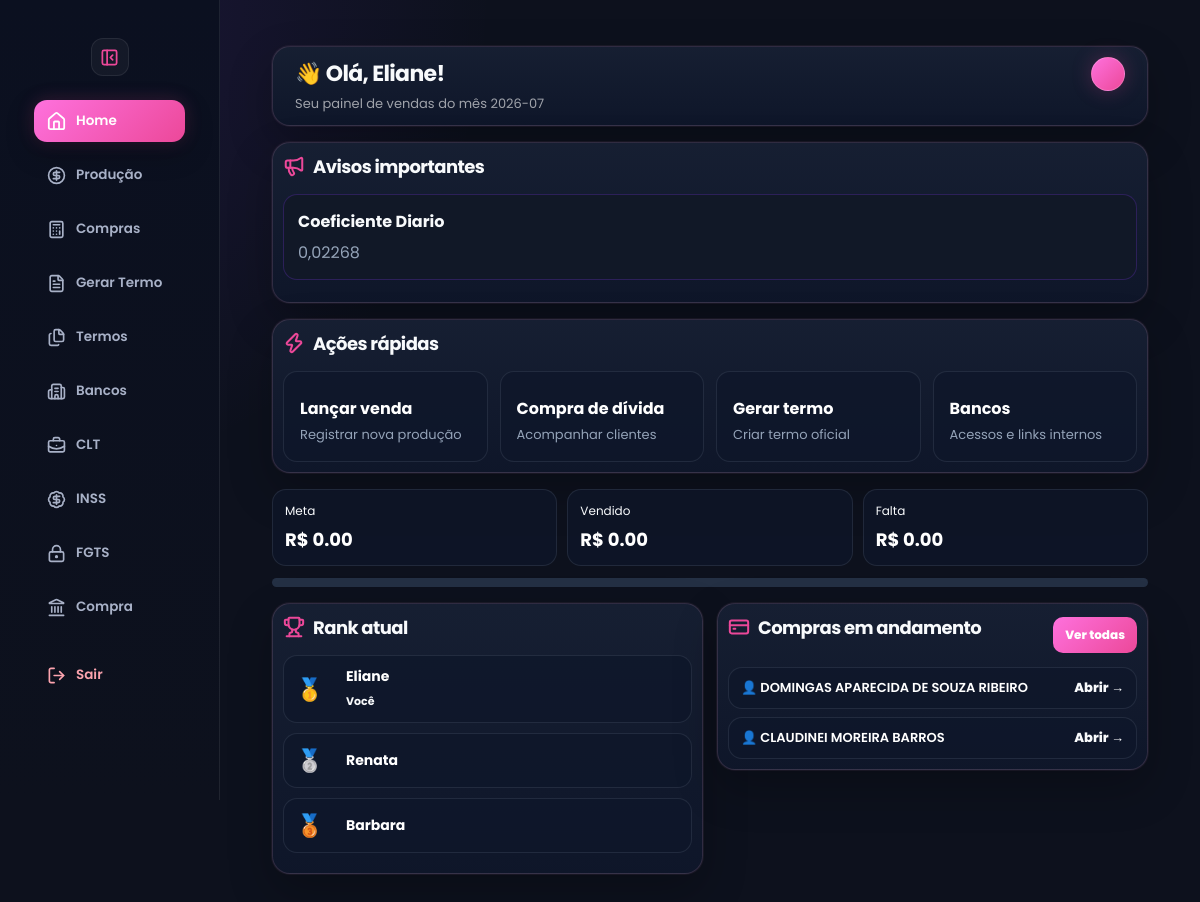
Page /home (signed in) on the earlier database version.
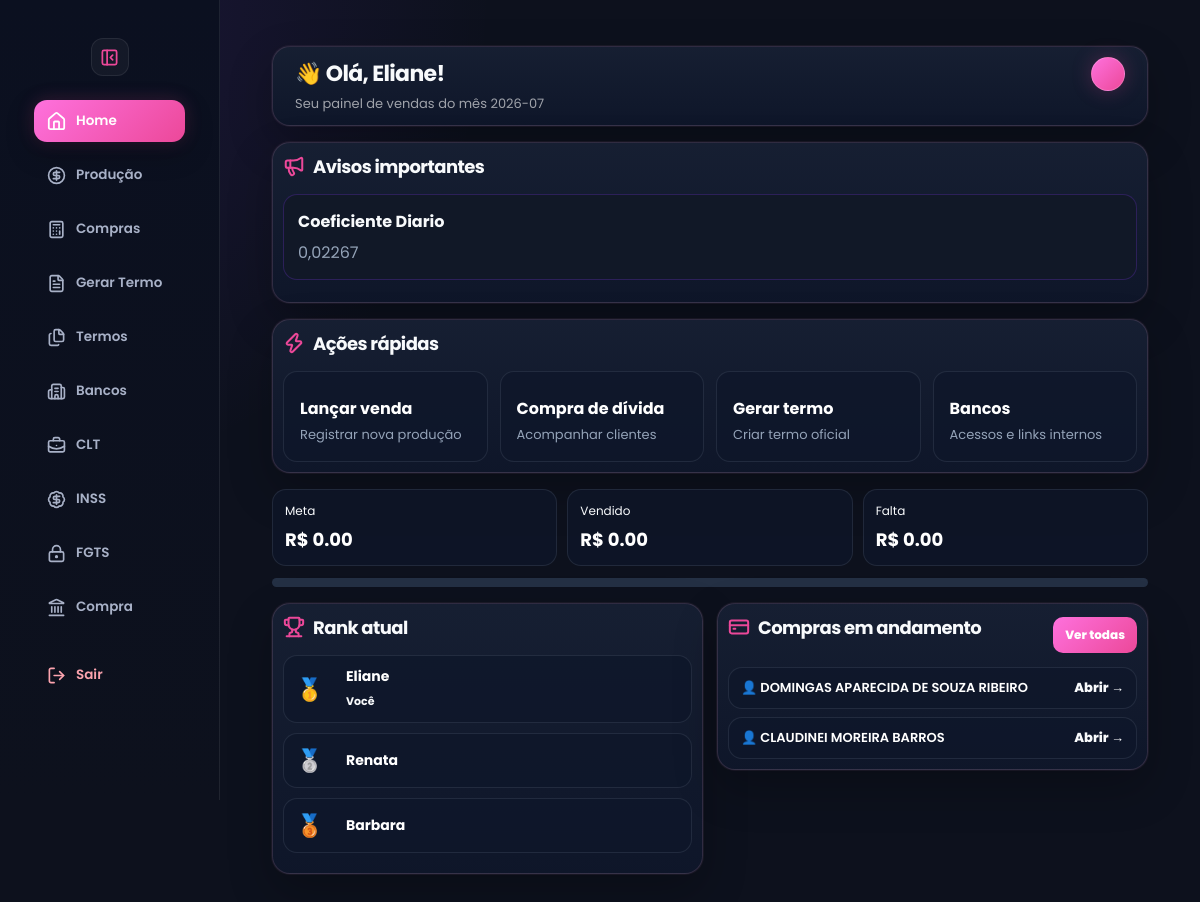
Same page on the later database version.
### tables this page shows
CREATE TABLE avisos (
    id INTEGER PRIMARY KEY AUTOINCREMENT,
    titulo TEXT,
    mensagem TEXT
, criado_em TEXT, categoria TEXT DEFAULT 'informativo');

CREATE TABLE usuarios (
    id INTEGER PRIMARY KEY AUTOINCREMENT,
    usuario TEXT UNIQUE,
    senha TEXT,
    tipo TEXT
, tema TEXT DEFAULT 'rose', cpf TEXT, email TEXT, ativo INTEGER DEFAULT 1, ultimo_login TEXT);

CREATE TABLE clientes_compra (
            id INTEGER PRIMARY KEY AUTOINCREMENT,
            usuario_id INTEGER,
            usuario_nome TEXT,

            nome TEXT NOT NULL,
            cpf TEXT,
            telefone TEXT,

            parcela_nova REAL DEFAULT 0,
            coeficiente REAL DEFAULT 0,
            valor_liberado REAL DEFAULT 0,

            status TEXT DEFAULT 'EM ANDAMENTO',
            data_criacao DATETIME DEFAULT CURRENT_TIMESTAMP
        , rg TEXT, profissao TEXT, endereco TEXT, numero TEXT, bairro_complemento TEXT, cidade TEXT DEFAULT 'Paraguaçu Paulista', estado TEXT DEFAULT 'SP');

### app.py (the view, shortened to what this page needs)
@app.route("/home")
def home():
    if not verificar_login():
        return redirect("/")
    tipo_usuario = session.get("tipo", "").lower().strip()
    if tipo_usuario not in ["master", "adm", "admin"]:
        return home_vendas()

### app.py (called while the page is built)
def tema_usuario():
    if "usuario_id" not in session:
        return "rose"
    conn = conectar()
    cursor = conn.cursor()
    cursor.execute("""
        SELECT tema
        FROM usuarios
        WHERE id = ?
    """, (session["usuario_id"],))
    user = cursor.fetchone()
    conn.close()
    return user["tema"] if user and user["tema"] else "rose"

def dias_uteis_mes(ano, mes):
    total_dias = calendar.monthrange(ano, mes)[1]
    dias_uteis = 0
    for dia in range(1, total_dias + 1):
        if date(ano, mes, dia).weekday() < 5:  # seg a sex
            dias_uteis += 1
    return dias_uteis

def dias_uteis_passados():
    hoje = date.today()
    dias = 0
    for dia in range(1, hoje.day + 1):
        if date(hoje.year, hoje.month, dia).weekday() < 5:
            dias += 1
    return dias

def necessario_por_dia(meta, pago, dias_uteis, dias_passados):
    restantes = dias_uteis - dias_passados
    if restantes <= 0:
        return 0
    falta = meta - pago
    if falta <= 0:
        return 0
    return round(falta / restantes, 2)

@app.context_processor
def variaveis_globais():
    return {
        "tema": tema_usuario()
    }

def conectar():
    conn = sqlite3.connect("banco.db")
    conn.row_factory = sqlite3.Row
    return conn

def verificar_login():
    return "usuario" in session

### templates/home_vendas.html (shortened to what this page needs)
<!DOCTYPE html>
<html lang="pt-br" data-theme="{{ tema }}">
<head>
<link rel="stylesheet" href="{{ url_for('static', filename='style.css') }}">
<link rel="stylesheet" href="{{ url_for('static', filename='design.css') }}">
</head>
<body>
<div class="sidebar" id="sidebar">
    <button class="toggle-btn sidebar-toggle" onclick="toggleSidebar()" title="Recolher menu">
    <i data-lucide="panel-left-close"></i>
    </button>
<a href="/home" class="active">
    <i data-lucide="home"></i>
    <span class="text">Home</span>
</a>
{% if tipo == "user" %}
<a href="/vendas">
    <i data-lucide="circle-dollar-sign"></i>
    <span class="text">Produção</span>
</a>
{% endif %}
<a href="/compra-divida/clientes">
    <i data-lucide="calculator"></i>
    <span class="text">Compras</span>
</a>
<a href="/termos">
    <i data-lucide="file-text"></i>
    <span class="text">Gerar Termo</span>
</a>
<a href="/termos/historico">
    <i data-lucide="files"></i>
    <span class="text">Termos</span>
</a>
<a href="/bancos">
    <i data-lucide="building-2"></i>
    <span class="text">Bancos</span>
</a>
<a href="/clt">
    <i data-lucide="briefcase-business"></i>
    <span class="text">CLT</span>
</a>
<a href="/inss">
    <i data-lucide="badge-dollar-sign"></i>
    <span class="text">INSS</span>
</a>
<a href="/fgts">
    <i data-lucide="lock-keyhole"></i>
    <span class="text">FGTS</span>
</a>
<a href="/compra-divida">
    <i data-lucide="landmark"></i>
    <span class="text">Compra</span>
</a>
<a href="/logout">
    <i data-lucide="log-out"></i>
    <span class="text">Sair</span>
</a>
</div>
<div class="conteudo">
<div class="page">
    <div class="topo">
        <div>
            <h1>👋 Olá, {{ usuario }}!</h1>
            <span>Seu painel de vendas do mês {{ competencia_atual }}</span>
        </div>
<div class="theme-picker">
    <button type="button" class="theme-toggle" onclick="toggleThemePicker()"></button>
</div>
    </div>
    <div class="box-compra home-destaque">
        <h2><i data-lucide="megaphone"></i>Avisos importantes</h2>
        {% for aviso in avisos %}
        <div class="aviso-home-vendas">
            <strong>{{ aviso["titulo"] }}</strong>
            <p>{{ aviso["mensagem"] }}</p>
        </div>
        {% endfor %}
    </div>
    <div class="box-compra">
        <h2><i data-lucide="zap"></i>Ações rápidas</h2>
        <div class="atalhos-vendas">
            <a href="/vendas" class="atalho-vendas-card">
                <strong>Lançar venda</strong>
                <p>Registrar nova produção</p>
            </a>
            <a href="/compra-divida/clientes" class="atalho-vendas-card">
                <strong>Compra de dívida</strong>
                <p>Acompanhar clientes</p>
            </a>
            <a href="/termos" class="atalho-vendas-card">
                <strong>Gerar termo</strong>
                <p>Criar termo oficial</p>
            </a>
            <a href="/bancos" class="atalho-vendas-card">
                <strong>Bancos</strong>
                <p>Acessos e links internos</p>
            </a>
        </div>
    </div>
    <div class="meta-mini-home">
        <div>
            <span> Meta</span>
            <strong>R$ {{ "%.2f"|format(meta_total or 0) }}</strong>
        </div>
        <div>
            <span> Vendido</span>
            <strong>R$ {{ "%.2f"|format(vendido_total or 0) }}</strong>
        </div>
        <div>
            <span> Falta</span>
            <strong>R$ {{ "%.2f"|format(falta_total or 0) }}</strong>
        </div>
    </div>
    <div class="barra-meta-home">
    </div>
<div class="grid-home-vendas">
<div class="box-compra ranking-compacto">
   <h2><i data-lucide="trophy"></i>Rank atual</h2>
{% for r in ranking_vendedoras[:3] %}
<div class="ranking-limpo {% if r['usuario'] == usuario %}ranking-eu{% endif %}">
    <div class="ranking-posicao">
        {% if loop.index == 1 %}
            🥇
        {% elif loop.index == 2 %}
            🥈
        {% elif loop.index == 3 %}
            🥉
        {% endif %}
    </div>
    <div class="ranking-nome">
        <strong>{{ r["usuario"] }}</strong>
        {% if r["usuario"] == usuario %}
            <span>Você</span>
        {% endif %}
    </div>
</div>
{% endfor %}
</div>
       <div class="box-compra compras-compactas">
    <div class="home-vendas-section-topo">
        <h2>
    <i data-lucide="credit-card"></i>Compras em andamento</h2>
        <a href="/compra-divida/clientes" class="btn btn-roxo btn-mini">
            Ver todas
        </a>
    </div>
    <div class="lista-compras-compacta">
        {% for c in clientes_compra %}
        <div class="compra-compacta-item">
            <span>👤 {{ c["nome"] }}</span>
            <a href="/compra-divida/cliente/{{ c['id'] }}">
                Abrir →
            </a>
        </div>
        {% endfor %}
    </div>
</div>
</body>
</html>

Differences in the rows shown:
changed avisos "Coeficiente Diario": mensagem "0,02268" → "0,02267"
